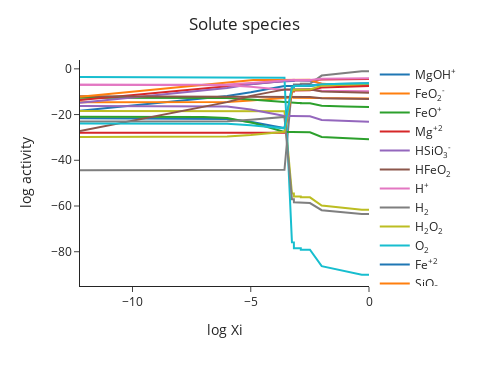

The code cell stored with this chart in its notebook:
### Markdown cell above
Plot activity of non-basis aqueous species as a function of reaction progress (Xi)

### Code cell
m.plot_aqueous_species(plot_basis=False)

### Figure 1 — Plotly figure (JSON) as saved in the notebook; plotly's stock layout.template omitted (floating-point values rounded to 4 significant figures)
{"data": [{"hovertemplate": "variable=MgOH<sup>+</sup><br>log Xi=%{x}<br>log activity=%{y}<extra></extra>", "legendgroup": "MgOH<sup>+</sup>", "line": {"color": "#1F77B4", "dash": "solid"}, "marker": {"symbol": "circle"}, "mode": "lines", "name": "MgOH<sup>+</sup>", "orientation": "v", "showlegend": true, "type": "scatter", "x": [-Infinity, -12.22, -8.0, -7.0, -6.0, -5.0, -4.888, -4.0, -3.574, -3.258, -3.177, -3.175, -3.0, -2.884, -2.883, -2.497, -2.0, -1.0, -0.305, 0.0], "xaxis": "x", "y": [-22.68, -18.3, -14.08, -13.06, -11.92, -10.27, -10.08, -8.314, -7.47, -7.47, -7.471, -7.55, -7.55, -7.55, -7.518, -7.517, -6.725, -6.453, -6.287, -6.287], "yaxis": "y"}, {"hovertemplate": "variable=FeO<sub>2</sub><sup>-</sup><br>log Xi=%{x}<br>log activity=%{y}<extra></extra>", "legendgroup": "FeO<sub>2</sub><sup>-</sup>", "line": {"color": "#FF7F0E", "dash": "solid"}, "marker": {"symbol": "circle"}, "mode": "lines", "name": "FeO<sub>2</sub><sup>-</sup>", "orientation": "v", "showlegend": true, "type": "scatter", "x": [-Infinity, -12.22, -8.0, -7.0, -6.0, -5.0, -4.888, -4.0, -3.574, -3.258, -3.177, -3.175, -3.0, -2.884, -2.883, -2.497, -2.0, -1.0, -0.305, 0.0], "xaxis": "x", "y": [-20.69, -14.62, -14.62, -14.61, -14.46, -13.81, -13.73, -12.85, -12.43, -12.43, -12.43, -12.71, -12.71, -12.71, -12.74, -12.74, -12.86, -12.91, -12.95, -12.95], "yaxis": "y"}, {"hovertemplate": "variable=FeO<sup>+</sup><br>log Xi=%{x}<br>log activity=%{y}<extra></extra>", "legendgroup": "FeO<sup>+</sup>", "line": {"color": "#2CA02C", "dash": "solid"}, "marker": {"symbol": "circle"}, "mode": "lines", "name": "FeO<sup>+</sup>", "orientation": "v", "showlegend": true, "type": "scatter", "x": [-Infinity, -12.22, -8.0, -7.0, -6.0, -5.0, -4.888, -4.0, -3.574, -3.258, -3.177, -3.175, -3.0, -2.884, -2.883, -2.497, -2.0, -1.0, -0.305, 0.0], "xaxis": "x", "y": [-18.72, -12.65, -12.65, -12.67, -12.81, -13.46, -13.55, -14.43, -14.85, -14.85, -14.85, -14.99, -14.99, -14.99, -15.08, -15.08, -16.16, -16.49, -16.69, -16.69], "yaxis": "y"}, {"hovertemplate": "variable=Mg<sup>+2</sup><br>log Xi=%{x}<br>log activity=%{y}<extra></extra>", "legendgroup": "Mg<sup>+2</sup>", "line": {"color": "#D62728", "dash": "solid"}, "marker": {"symbol": "circle"}, "mode": "lines", "name": "Mg<sup>+2</sup>", "orientation": "v", "showlegend": true, "type": "scatter", "x": [-Infinity, -12.22, -8.0, -7.0, -6.0, -5.0, -4.888, -4.0, -3.574, -3.258, -3.177, -3.175, -3.0, -2.884, -2.883, -2.497, -2.0, -1.0, -0.305, 0.0], "xaxis": "x", "y": [-18.0, -13.62, -9.399, -8.399, -7.399, -6.4, -6.289, -5.405, -4.985, -4.986, -4.986, -4.995, -4.995, -4.995, -4.994, -4.994, -4.676, -4.543, -4.46, -4.46], "yaxis": "y"}, {"hovertemplate": "variable=HSiO<sub>3</sub><sup>-</sup><br>log Xi=%{x}<br>log activity=%{y}<extra></extra>", "legendgroup": "HSiO<sub>3</sub><sup>-</sup>", "line": {"color": "#9467BD", "dash": "solid"}, "marker": {"symbol": "circle"}, "mode": "lines", "name": "HSiO<sub>3</sub><sup>-</sup>", "orientation": "v", "showlegend": true, "type": "scatter", "x": [-Infinity, -12.22, -8.0, -7.0, -6.0, -5.0, -4.888, -4.0, -3.574, -3.258, -3.177, -3.175, -3.0, -2.884, -2.883, -2.497, -2.0, -1.0, -0.305, 0.0], "xaxis": "x", "y": [-20.59, -14.81, -10.58, -9.57, -8.426, -6.784, -6.59, -5.709, -5.285, -5.284, -5.284, -5.143, -5.143, -5.143, -5.201, -5.201, -6.516, -6.957, -7.227, -7.227], "yaxis": "y"}, {"hovertemplate": "variable=HFeO<sub>2</sub><br>log Xi=%{x}<br>log activity=%{y}<extra></extra>", "legendgroup": "HFeO<sub>2</sub>", "line": {"color": "#8C564B", "dash": "solid"}, "marker": {"symbol": "circle"}, "mode": "lines", "name": "HFeO<sub>2</sub>", "orientation": "v", "showlegend": true, "type": "scatter", "x": [-Infinity, -12.22, -8.0, -7.0, -6.0, -5.0, -4.888, -4.0, -3.574, -3.258, -3.177, -3.175, -3.0, -2.884, -2.883, -2.497, -2.0, -1.0, -0.305, 0.0], "xaxis": "x", "y": [-18.09, -12.02, -12.02, -12.02, -12.02, -12.02, -12.02, -12.02, -12.02, -12.02, -12.02, -12.23, -12.23, -12.23, -12.29, -12.29, -12.89, -13.08, -13.2, -13.2], "yaxis": "y"}, {"hovertemplate": "variable=H<sup>+</sup><br>log Xi=%{x}<br>log activity=%{y}<extra></extra>", "legendgroup": "H<sup>+</sup>", "line": {"color": "#E377C2", "dash": "solid"}, "marker": {"symbol": "circle"}, "mode": "lines", "name": "H<sup>+</sup>", "orientation": "v", "showlegend": true, "type": "scatter", "x": [-Infinity, -12.22, -8.0, -7.0, -6.0, -5.0, -4.888, -4.0, -3.574, -3.258, -3.177, -3.175, -3.0, -2.884, -2.883, -2.497, -2.0, -1.0, -0.305, 0.0], "xaxis": "x", "y": [-7.0, -7.0, -7.002, -7.017, -7.161, -7.809, -7.893, -8.774, -9.198, -9.198, -9.198, -9.128, -9.128, -9.128, -9.159, -9.159, -9.634, -9.773, -9.857, -9.857], "yaxis": "y"}, {"hovertemplate": "variable=H<sub>2</sub><br>log Xi=%{x}<br>log activity=%{y}<extra></extra>", "legendgroup": "H<sub>2</sub>", "line": {"color": "#7F7F7F", "dash": "solid"}, "marker": {"symbol": "circle"}, "mode": "lines", "name": "H<sub>2</sub>", "orientation": "v", "showlegend": true, "type": "scatter", "x": [-Infinity, -12.22, -8.0, -7.0, -6.0, -5.0, -4.888, -4.0, -3.574, -3.258, -3.177, -3.175, -3.0, -2.884, -2.883, -2.497, -2.0, -1.0, -0.305, 0.0], "xaxis": "x", "y": [-44.32, -44.32, -44.32, -44.32, -44.32, -44.32, -44.32, -44.28, -44.18, -8.162, -8.154, -6.888, -6.888, -6.887, -6.529, -6.528, -2.948, -1.79, -1.081, -1.081], "yaxis": "y"}, {"hovertemplate": "variable=H<sub>2</sub>O<sub>2</sub><br>log Xi=%{x}<br>log activity=%{y}<extra></extra>", "legendgroup": "H<sub>2</sub>O<sub>2</sub>", "line": {"color": "#BCBD22", "dash": "solid"}, "marker": {"symbol": "circle"}, "mode": "lines", "name": "H<sub>2</sub>O<sub>2</sub>", "orientation": "v", "showlegend": true, "type": "scatter", "x": [-Infinity, -12.22, -8.0, -7.0, -6.0, -5.0, -4.888, -4.0, -3.574, -3.258, -3.177, -3.175, -3.0, -2.884, -2.883, -2.497, -2.0, -1.0, -0.305, 0.0], "xaxis": "x", "y": [-18.41, -18.41, -18.41, -18.41, -18.41, -18.41, -18.41, -18.45, -18.55, -54.57, -54.58, -55.84, -55.84, -55.85, -56.2, -56.2, -59.78, -60.94, -61.65, -61.65], "yaxis": "y"}, {"hovertemplate": "variable=O<sub>2</sub><br>log Xi=%{x}<br>log activity=%{y}<extra></extra>", "legendgroup": "O<sub>2</sub>", "line": {"color": "#17BECF", "dash": "solid"}, "marker": {"symbol": "circle"}, "mode": "lines", "name": "O<sub>2</sub>", "orientation": "v", "showlegend": true, "type": "scatter", "x": [-Infinity, -12.22, -8.0, -7.0, -6.0, -5.0, -4.888, -4.0, -3.574, -3.258, -3.177, -3.175, -3.0, -2.884, -2.883, -2.497, -2.0, -1.0, -0.305, 0.0], "xaxis": "x", "y": [-3.568, -3.568, -3.568, -3.568, -3.569, -3.576, -3.578, -3.655, -3.854, -75.89, -75.9, -78.44, -78.44, -78.44, -79.16, -79.16, -86.32, -88.63, -90.05, -90.05], "yaxis": "y"}, {"hovertemplate": "variable=Fe<sup>+2</sup><br>log Xi=%{x}<br>log activity=%{y}<extra></extra>", "legendgroup": "Fe<sup>+2</sup>", "line": {"color": "#1F77B4", "dash": "solid"}, "marker": {"symbol": "circle"}, "mode": "lines", "name": "Fe<sup>+2</sup>", "orientation": "v", "showlegend": true, "type": "scatter", "x": [-Infinity, -12.22, -8.0, -7.0, -6.0, -5.0, -4.888, -4.0, -3.574, -3.258, -3.177, -3.175, -3.0, -2.884, -2.883, -2.497, -2.0, -1.0, -0.305, 0.0], "xaxis": "x", "y": [-27.67, -21.6, -21.6, -21.63, -21.92, -23.22, -23.38, -25.13, -25.93, -7.917, -7.914, -7.351, -7.351, -7.351, -7.294, -7.294, -7.051, -6.942, -6.874, -6.874], "yaxis": "y"}, {"hovertemplate": "variable=SiO<sub>2</sub><br>log Xi=%{x}<br>log activity=%{y}<extra></extra>", "legendgroup": "SiO<sub>2</sub>", "line": {"color": "#FF7F0E", "dash": "solid"}, "marker": {"symbol": "circle"}, "mode": "lines", "name": "SiO<sub>2</sub>", "orientation": "v", "showlegend": true, "type": "scatter", "x": [-Infinity, -12.22, -8.0, -7.0, -6.0, -5.0, -4.888, -4.0, -3.574, -3.258, -3.177, -3.175, -3.0, -2.884, -2.883, -2.497, -2.0, -1.0, -0.305, 0.0], "xaxis": "x", "y": [-18.0, -12.22, -8.001, -7.001, -6.002, -5.007, -4.897, -4.897, -4.897, -4.897, -4.896, -4.685, -4.685, -4.685, -4.775, -4.775, -6.565, -7.144, -7.498, -7.498], "yaxis": "y"}, {"hovertemplate": "variable=Fe<sup>+3</sup><br>log Xi=%{x}<br>log activity=%{y}<extra></extra>", "legendgroup": "Fe<sup>+3</sup>", "line": {"color": "#2CA02C", "dash": "solid"}, "marker": {"symbol": "circle"}, "mode": "lines", "name": "Fe<sup>+3</sup>", "orientation": "v", "showlegend": true, "type": "scatter", "x": [-Infinity, -12.22, -8.0, -7.0, -6.0, -5.0, -4.888, -4.0, -3.574, -3.258, -3.177, -3.175, -3.0, -2.884, -2.883, -2.497, -2.0, -1.0, -0.305, 0.0], "xaxis": "x", "y": [-27.07, -21.0, -21.01, -21.05, -21.49, -23.43, -23.68, -26.32, -27.6, -27.6, -27.6, -27.6, -27.6, -27.6, -27.75, -27.75, -29.77, -30.38, -30.75, -30.75], "yaxis": "y"}, {"hovertemplate": "variable=FeO<br>log Xi=%{x}<br>log activity=%{y}<extra></extra>", "legendgroup": "FeO", "line": {"color": "#D62728", "dash": "solid"}, "marker": {"symbol": "circle"}, "mode": "lines", "name": "FeO", "orientation": "v", "showlegend": true, "type": "scatter", "x": [-Infinity, -12.22, -8.0, -7.0, -6.0, -5.0, -4.888, -4.0, -3.574, -3.258, -3.177, -3.175, -3.0, -2.884, -2.883, -2.497, -2.0, -1.0, -0.305, 0.0], "xaxis": "x", "y": [-34.08, -28.01, -28.01, -28.01, -28.01, -28.0, -28.0, -27.98, -27.93, -9.926, -9.924, -9.501, -9.501, -9.501, -9.382, -9.382, -8.188, -7.802, -7.566, -7.566], "yaxis": "y"}, {"hovertemplate": "variable=FeOH<sup>+2</sup><br>log Xi=%{x}<br>log activity=%{y}<extra></extra>", "legendgroup": "FeOH<sup>+2</sup>", "line": {"color": "#9467BD", "dash": "solid"}, "marker": {"symbol": "circle"}, "mode": "lines", "name": "FeOH<sup>+2</sup>", "orientation": "v", "showlegend": true, "type": "scatter", "x": [-Infinity, -12.22, -8.0, -7.0, -6.0, -5.0, -4.888, -4.0, -3.574, -3.258, -3.177, -3.175, -3.0, -2.884, -2.883, -2.497, -2.0, -1.0, -0.305, 0.0], "xaxis": "x", "y": [-22.28, -16.21, -16.21, -16.24, -16.53, -17.83, -17.99, -19.76, -20.6, -20.6, -20.6, -20.68, -20.68, -20.68, -20.8, -20.8, -22.34, -22.81, -23.1, -23.1], "yaxis": "y"}, {"hovertemplate": "variable=MgHSiO<sub>3</sub><sup>+</sup><br>log Xi=%{x}<br>log activity=%{y}<extra></extra>", "legendgroup": "MgHSiO<sub>3</sub><sup>+</sup>", "line": {"color": "#8C564B", "dash": "solid"}, "marker": {"symbol": "circle"}, "mode": "lines", "name": "MgHSiO<sub>3</sub><sup>+</sup>", "orientation": "v", "showlegend": true, "type": "scatter", "x": [-Infinity, -12.22, -8.0, -7.0, -6.0, -5.0, -4.888, -4.0, -3.574, -3.258, -3.177, -3.175, -3.0, -2.884, -2.883, -2.497, -2.0, -1.0, -0.305, 0.0], "xaxis": "x", "y": [-37.33, -27.17, -18.72, -16.71, -14.56, -11.92, -11.62, -9.854, -9.01, -9.01, -9.009, -8.878, -8.878, -8.878, -8.935, -8.935, -9.932, -10.24, -10.43, -10.43], "yaxis": "y"}, {"hovertemplate": "variable=OH<sup>-</sup><br>log Xi=%{x}<br>log activity=%{y}<extra></extra>", "legendgroup": "OH<sup>-</sup>", "line": {"color": "#E377C2", "dash": "solid"}, "marker": {"symbol": "circle"}, "mode": "lines", "name": "OH<sup>-</sup>", "orientation": "v", "showlegend": true, "type": "scatter", "x": [-Infinity, -12.22, -8.0, -7.0, -6.0, -5.0, -4.888, -4.0, -3.574, -3.258, -3.177, -3.175, -3.0, -2.884, -2.883, -2.497, -2.0, -1.0, -0.305, 0.0], "xaxis": "x", "y": [-6.995, -6.995, -6.993, -6.978, -6.834, -6.186, -6.102, -5.221, -4.797, -4.797, -4.797, -4.867, -4.867, -4.867, -4.836, -4.836, -4.361, -4.223, -4.138, -4.138], "yaxis": "y"}, {"hovertemplate": "variable=HO<sub>2</sub><sup>-</sup><br>log Xi=%{x}<br>log activity=%{y}<extra></extra>", "legendgroup": "HO<sub>2</sub><sup>-</sup>", "line": {"color": "#7F7F7F", "dash": "solid"}, "marker": {"symbol": "circle"}, "mode": "lines", "name": "HO<sub>2</sub><sup>-</sup>", "orientation": "v", "showlegend": true, "type": "scatter", "x": [-Infinity, -12.22, -8.0, -7.0, -6.0, -5.0, -4.888, -4.0, -3.574, -3.258, -3.177, -3.175, -3.0, -2.884, -2.883, -2.497, -2.0, -1.0, -0.305, 0.0], "xaxis": "x", "y": [-23.09, -23.09, -23.09, -23.08, -22.93, -22.29, -22.21, -21.36, -21.04, -57.06, -57.06, -58.4, -58.4, -58.4, -58.73, -58.73, -61.83, -62.85, -63.48, -63.48], "yaxis": "y"}, {"hovertemplate": "variable=HFeO<sub>2</sub><sup>-</sup><br>log Xi=%{x}<br>log activity=%{y}<extra></extra>", "legendgroup": "HFeO<sub>2</sub><sup>-</sup>", "line": {"color": "#BCBD22", "dash": "solid"}, "marker": {"symbol": "circle"}, "mode": "lines", "name": "HFeO<sub>2</sub><sup>-</sup>", "orientation": "v", "showlegend": true, "type": "scatter", "x": [-Infinity, -12.22, -8.0, -7.0, -6.0, -5.0, -4.888, -4.0, -3.574, -3.258, -3.177, -3.175, -3.0, -2.884, -2.883, -2.497, -2.0, -1.0, -0.305, 0.0], "xaxis": "x", "y": [-35.88, -29.81, -29.81, -29.79, -29.65, -29.0, -28.91, -28.01, -27.54, -9.53, -9.528, -9.175, -9.175, -9.175, -9.025, -9.025, -7.356, -6.831, -6.511, -6.511], "yaxis": "y"}, {"hovertemplate": "variable=FeOH<sup>+</sup><br>log Xi=%{x}<br>log activity=%{y}<extra></extra>", "legendgroup": "FeOH<sup>+</sup>", "line": {"color": "#17BECF", "dash": "solid"}, "marker": {"symbol": "circle"}, "mode": "lines", "name": "FeOH<sup>+</sup>", "orientation": "v", "showlegend": true, "type": "scatter", "x": [-Infinity, -12.22, -8.0, -7.0, -6.0, -5.0, -4.888, -4.0, -3.574, -3.258, -3.177, -3.175, -3.0, -2.884, -2.883, -2.497, -2.0, -1.0, -0.305, 0.0], "xaxis": "x", "y": [-29.99, -23.92, -23.92, -23.93, -24.08, -24.72, -24.81, -25.67, -26.04, -8.034, -8.031, -7.538, -7.538, -7.538, -7.45, -7.45, -6.732, -6.484, -6.332, -6.332], "yaxis": "y"}], "layout": {"height": 366, "legend": {"title": {}, "tracegroupgap": 0}, "margin": {"t": 60}, "showlegend": true, "title": {"text": "Solute species", "x": 0.5, "xanchor": "center"}, "width": 488, "xaxis": {"anchor": "y", "autorange": true, "domain": [0, 1], "range": [-12.22, 0], "title": {"text": "log Xi"}, "type": "linear"}, "yaxis": {"anchor": "x", "autorange": true, "domain": [0, 1], "range": [-95.0, 3.862], "title": {"text": "log activity"}, "type": "linear"}}}
